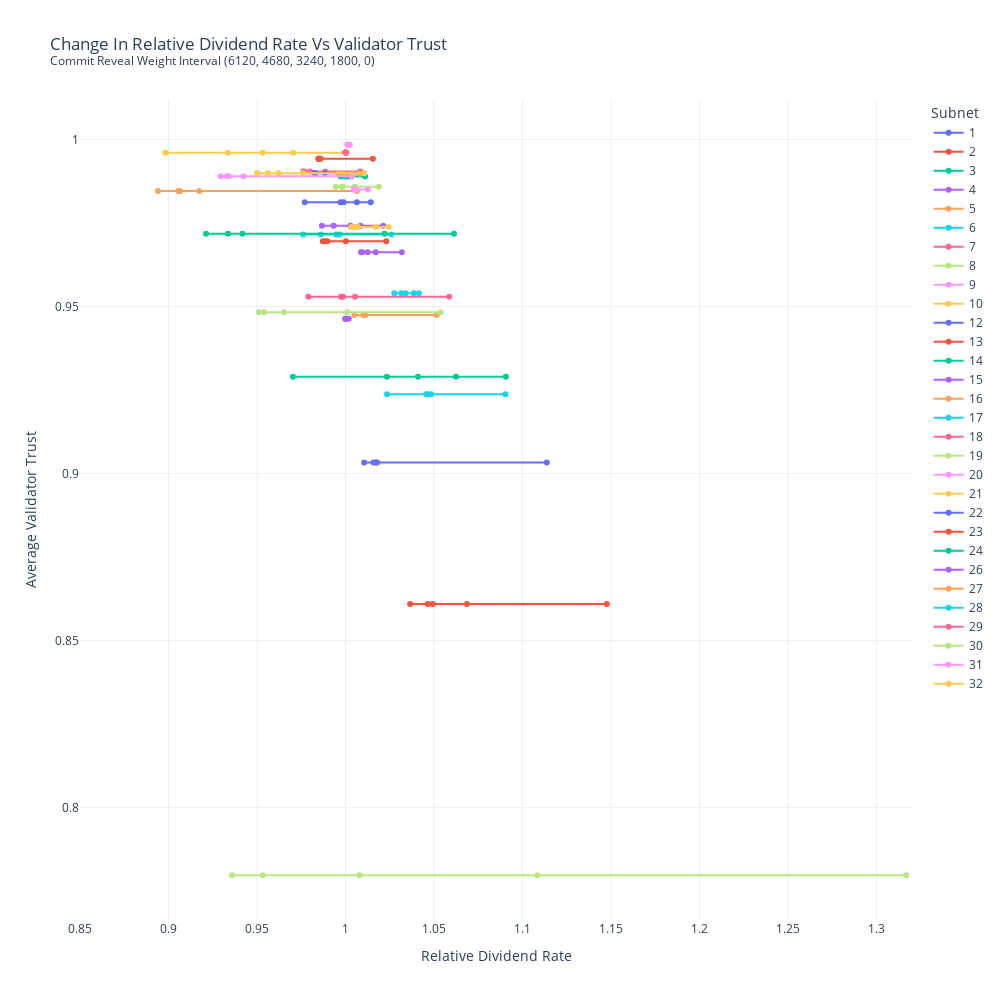

The code cell stored with this chart in its notebook:
### Code cell
df = {
    'div_lost': [],
    'validator_trust': [],
    'div_lost': [],
    'validator_trust': [],
    'netuid': [],
}
for i in setup.netuids:
    for conceal_period in [p * 360 for p in [17, 13, 9, 5, 0]]:    
        df['netuid'] += [i]
        df['div_lost'].append(div_losts[i][conceal_period])
        df['validator_trust'].append(validator_trusts[i][conceal_period])

div_lost_VS_validator_trust = pd.DataFrame(df)
div_lost_VS_validator_trust = div_lost_VS_validator_trust.join(
    div_lost_VS_validator_trust.groupby('netuid').validator_trust.mean(), 
    rsuffix = '_mean', 
    on = 'netuid'
)

fig = px.line(
    div_lost_VS_validator_trust,
    x = 'div_lost',
    y = 'validator_trust_mean',
    color = 'netuid',
    labels={
        "div_lost": "Relative dividend rate".title(),
        "validator_trust_mean": "Average Validator Trust".title(),
        "netuid": 'Subnet'
    },
    range_x = [0.85, 1.32],
    width = 1000,
    height = 1000,
    markers = True,
    title ="Change in Relative dividend rate VS validator trust<br><sup>commit reveal weight interval (6120, 4680, 3240, 1800, 0)</sup>".title(),
)
fig.update_layout(template='plotly_white')
fig.show()

### Figure 1 — Plotly figure (JSON) as saved in the notebook; plotly's stock layout.template omitted (floating-point values rounded to 4 significant figures)
{"data": [{"hovertemplate": "Subnet=1<br>Relative Dividend Rate=%{x}<br>Average Validator Trust=%{y}<extra></extra>", "legendgroup": "1", "line": {"color": "#636efa", "dash": "solid"}, "marker": {"symbol": "circle"}, "mode": "markers+lines", "name": "1", "orientation": "v", "showlegend": true, "type": "scatter", "x": [1.017, 1.018, 1.011, 1.016, 1.114], "xaxis": "x", "y": [0.9033, 0.9033, 0.9033, 0.9033, 0.9033], "yaxis": "y"}, {"hovertemplate": "Subnet=2<br>Relative Dividend Rate=%{x}<br>Average Validator Trust=%{y}<extra></extra>", "legendgroup": "2", "line": {"color": "#EF553B", "dash": "solid"}, "marker": {"symbol": "circle"}, "mode": "markers+lines", "name": "2", "orientation": "v", "showlegend": true, "type": "scatter", "x": [0.9847, 0.9848, 0.9859, 0.9852, 1.015], "xaxis": "x", "y": [0.9942, 0.9942, 0.9942, 0.9942, 0.9942], "yaxis": "y"}, {"hovertemplate": "Subnet=3<br>Relative Dividend Rate=%{x}<br>Average Validator Trust=%{y}<extra></extra>", "legendgroup": "3", "line": {"color": "#00cc96", "dash": "solid"}, "marker": {"symbol": "circle"}, "mode": "markers+lines", "name": "3", "orientation": "v", "showlegend": true, "type": "scatter", "x": [1.062, 0.9703, 1.041, 1.023, 1.091], "xaxis": "x", "y": [0.9289, 0.9289, 0.9289, 0.9289, 0.9289], "yaxis": "y"}, {"hovertemplate": "Subnet=4<br>Relative Dividend Rate=%{x}<br>Average Validator Trust=%{y}<extra></extra>", "legendgroup": "4", "line": {"color": "#ab63fa", "dash": "solid"}, "marker": {"symbol": "circle"}, "mode": "markers+lines", "name": "4", "orientation": "v", "showlegend": true, "type": "scatter", "x": [0.9999, 0.9999, 0.9999, 1.0, 1.002], "xaxis": "x", "y": [0.9463, 0.9463, 0.9463, 0.9463, 0.9463], "yaxis": "y"}, {"hovertemplate": "Subnet=5<br>Relative Dividend Rate=%{x}<br>Average Validator Trust=%{y}<extra></extra>", "legendgroup": "5", "line": {"color": "#FFA15A", "dash": "solid"}, "marker": {"symbol": "circle"}, "mode": "markers+lines", "name": "5", "orientation": "v", "showlegend": true, "type": "scatter", "x": [1.011, 1.005, 1.01, 1.011, 1.052], "xaxis": "x", "y": [0.9475, 0.9475, 0.9475, 0.9475, 0.9475], "yaxis": "y"}, {"hovertemplate": "Subnet=6<br>Relative Dividend Rate=%{x}<br>Average Validator Trust=%{y}<extra></extra>", "legendgroup": "6", "line": {"color": "#19d3f3", "dash": "solid"}, "marker": {"symbol": "circle"}, "mode": "markers+lines", "name": "6", "orientation": "v", "showlegend": true, "type": "scatter", "x": [1.023, 1.046, 1.048, 1.046, 1.09], "xaxis": "x", "y": [0.9237, 0.9237, 0.9237, 0.9237, 0.9237], "yaxis": "y"}, {"hovertemplate": "Subnet=7<br>Relative Dividend Rate=%{x}<br>Average Validator Trust=%{y}<extra></extra>", "legendgroup": "7", "line": {"color": "#FF6692", "dash": "solid"}, "marker": {"symbol": "circle"}, "mode": "markers+lines", "name": "7", "orientation": "v", "showlegend": true, "type": "scatter", "x": [0.9762, 0.9767, 0.98, 0.9886, 1.008], "xaxis": "x", "y": [0.9904, 0.9904, 0.9904, 0.9904, 0.9904], "yaxis": "y"}, {"hovertemplate": "Subnet=8<br>Relative Dividend Rate=%{x}<br>Average Validator Trust=%{y}<extra></extra>", "legendgroup": "8", "line": {"color": "#B6E880", "dash": "solid"}, "marker": {"symbol": "circle"}, "mode": "markers+lines", "name": "8", "orientation": "v", "showlegend": true, "type": "scatter", "x": [0.9652, 0.954, 0.951, 1.001, 1.054], "xaxis": "x", "y": [0.9482, 0.9482, 0.9482, 0.9482, 0.9482], "yaxis": "y"}, {"hovertemplate": "Subnet=9<br>Relative Dividend Rate=%{x}<br>Average Validator Trust=%{y}<extra></extra>", "legendgroup": "9", "line": {"color": "#FF97FF", "dash": "solid"}, "marker": {"symbol": "circle"}, "mode": "markers+lines", "name": "9", "orientation": "v", "showlegend": true, "type": "scatter", "x": [1.002, 1.001, 1.001, 1.001, 1.001], "xaxis": "x", "y": [0.9984, 0.9984, 0.9984, 0.9984, 0.9984], "yaxis": "y"}, {"hovertemplate": "Subnet=10<br>Relative Dividend Rate=%{x}<br>Average Validator Trust=%{y}<extra></extra>", "legendgroup": "10", "line": {"color": "#FECB52", "dash": "solid"}, "marker": {"symbol": "circle"}, "mode": "markers+lines", "name": "10", "orientation": "v", "showlegend": true, "type": "scatter", "x": [0.8983, 0.9704, 0.9531, 0.9335, 1.001], "xaxis": "x", "y": [0.9961, 0.9961, 0.9961, 0.9961, 0.9961], "yaxis": "y"}, {"hovertemplate": "Subnet=12<br>Relative Dividend Rate=%{x}<br>Average Validator Trust=%{y}<extra></extra>", "legendgroup": "12", "line": {"color": "#636efa", "dash": "solid"}, "marker": {"symbol": "circle"}, "mode": "markers+lines", "name": "12", "orientation": "v", "showlegend": true, "type": "scatter", "x": [0.9825, 0.9829, 0.9826, 0.9882, 1.01], "xaxis": "x", "y": [0.9899, 0.9899, 0.9899, 0.9899, 0.9899], "yaxis": "y"}, {"hovertemplate": "Subnet=13<br>Relative Dividend Rate=%{x}<br>Average Validator Trust=%{y}<extra></extra>", "legendgroup": "13", "line": {"color": "#EF553B", "dash": "solid"}, "marker": {"symbol": "circle"}, "mode": "markers+lines", "name": "13", "orientation": "v", "showlegend": true, "type": "scatter", "x": [1.037, 1.069, 1.049, 1.046, 1.148], "xaxis": "x", "y": [0.8609, 0.8609, 0.8609, 0.8609, 0.8609], "yaxis": "y"}, {"hovertemplate": "Subnet=14<br>Relative Dividend Rate=%{x}<br>Average Validator Trust=%{y}<extra></extra>", "legendgroup": "14", "line": {"color": "#00cc96", "dash": "solid"}, "marker": {"symbol": "circle"}, "mode": "markers+lines", "name": "14", "orientation": "v", "showlegend": true, "type": "scatter", "x": [0.9972, 0.9997, 1.003, 1.001, 1.011], "xaxis": "x", "y": [0.989, 0.989, 0.989, 0.989, 0.989], "yaxis": "y"}, {"hovertemplate": "Subnet=15<br>Relative Dividend Rate=%{x}<br>Average Validator Trust=%{y}<extra></extra>", "legendgroup": "15", "line": {"color": "#ab63fa", "dash": "solid"}, "marker": {"symbol": "circle"}, "mode": "markers+lines", "name": "15", "orientation": "v", "showlegend": true, "type": "scatter", "x": [0.9867, 0.9932, 1.003, 1.009, 1.021], "xaxis": "x", "y": [0.9741, 0.9741, 0.9741, 0.9741, 0.9741], "yaxis": "y"}, {"hovertemplate": "Subnet=16<br>Relative Dividend Rate=%{x}<br>Average Validator Trust=%{y}<extra></extra>", "legendgroup": "16", "line": {"color": "#FFA15A", "dash": "solid"}, "marker": {"symbol": "circle"}, "mode": "markers+lines", "name": "16", "orientation": "v", "showlegend": true, "type": "scatter", "x": [0.8941, 0.9055, 0.9066, 0.9173, 1.006], "xaxis": "x", "y": [0.9846, 0.9846, 0.9846, 0.9846, 0.9846], "yaxis": "y"}, {"hovertemplate": "Subnet=17<br>Relative Dividend Rate=%{x}<br>Average Validator Trust=%{y}<extra></extra>", "legendgroup": "17", "line": {"color": "#19d3f3", "dash": "solid"}, "marker": {"symbol": "circle"}, "mode": "markers+lines", "name": "17", "orientation": "v", "showlegend": true, "type": "scatter", "x": [0.9761, 0.986, 0.9948, 0.9968, 1.026], "xaxis": "x", "y": [0.9716, 0.9716, 0.9716, 0.9716, 0.9716], "yaxis": "y"}, {"hovertemplate": "Subnet=18<br>Relative Dividend Rate=%{x}<br>Average Validator Trust=%{y}<extra></extra>", "legendgroup": "18", "line": {"color": "#FF6692", "dash": "solid"}, "marker": {"symbol": "circle"}, "mode": "markers+lines", "name": "18", "orientation": "v", "showlegend": true, "type": "scatter", "x": [1.005, 0.9986, 0.9789, 0.9974, 1.059], "xaxis": "x", "y": [0.9529, 0.9529, 0.9529, 0.9529, 0.9529], "yaxis": "y"}, {"hovertemplate": "Subnet=19<br>Relative Dividend Rate=%{x}<br>Average Validator Trust=%{y}<extra></extra>", "legendgroup": "19", "line": {"color": "#B6E880", "dash": "solid"}, "marker": {"symbol": "circle"}, "mode": "markers+lines", "name": "19", "orientation": "v", "showlegend": true, "type": "scatter", "x": [0.9945, 0.9985, 0.9978, 1.005, 1.019], "xaxis": "x", "y": [0.9859, 0.9859, 0.9859, 0.9859, 0.9859], "yaxis": "y"}, {"hovertemplate": "Subnet=20<br>Relative Dividend Rate=%{x}<br>Average Validator Trust=%{y}<extra></extra>", "legendgroup": "20", "line": {"color": "#FF97FF", "dash": "solid"}, "marker": {"symbol": "circle"}, "mode": "markers+lines", "name": "20", "orientation": "v", "showlegend": true, "type": "scatter", "x": [1.005, 1.005, 1.005, 1.006, 1.013], "xaxis": "x", "y": [0.985, 0.985, 0.985, 0.985, 0.985], "yaxis": "y"}, {"hovertemplate": "Subnet=21<br>Relative Dividend Rate=%{x}<br>Average Validator Trust=%{y}<extra></extra>", "legendgroup": "21", "line": {"color": "#FECB52", "dash": "solid"}, "marker": {"symbol": "circle"}, "mode": "markers+lines", "name": "21", "orientation": "v", "showlegend": true, "type": "scatter", "x": [1.005, 1.003, 1.007, 1.017, 1.024], "xaxis": "x", "y": [0.9738, 0.9738, 0.9738, 0.9738, 0.9738], "yaxis": "y"}, {"hovertemplate": "Subnet=22<br>Relative Dividend Rate=%{x}<br>Average Validator Trust=%{y}<extra></extra>", "legendgroup": "22", "line": {"color": "#636efa", "dash": "solid"}, "marker": {"symbol": "circle"}, "mode": "markers+lines", "name": "22", "orientation": "v", "showlegend": true, "type": "scatter", "x": [0.9769, 0.9972, 0.9989, 1.006, 1.014], "xaxis": "x", "y": [0.9812, 0.9812, 0.9812, 0.9812, 0.9812], "yaxis": "y"}, {"hovertemplate": "Subnet=23<br>Relative Dividend Rate=%{x}<br>Average Validator Trust=%{y}<extra></extra>", "legendgroup": "23", "line": {"color": "#EF553B", "dash": "solid"}, "marker": {"symbol": "circle"}, "mode": "markers+lines", "name": "23", "orientation": "v", "showlegend": true, "type": "scatter", "x": [0.9885, 0.9872, 0.9897, 1.0, 1.023], "xaxis": "x", "y": [0.9696, 0.9696, 0.9696, 0.9696, 0.9696], "yaxis": "y"}, {"hovertemplate": "Subnet=24<br>Relative Dividend Rate=%{x}<br>Average Validator Trust=%{y}<extra></extra>", "legendgroup": "24", "line": {"color": "#00cc96", "dash": "solid"}, "marker": {"symbol": "circle"}, "mode": "markers+lines", "name": "24", "orientation": "v", "showlegend": true, "type": "scatter", "x": [0.9212, 0.9337, 0.9418, 1.061, 1.022], "xaxis": "x", "y": [0.9717, 0.9717, 0.9717, 0.9717, 0.9717], "yaxis": "y"}, {"hovertemplate": "Subnet=26<br>Relative Dividend Rate=%{x}<br>Average Validator Trust=%{y}<extra></extra>", "legendgroup": "26", "line": {"color": "#ab63fa", "dash": "solid"}, "marker": {"symbol": "circle"}, "mode": "markers+lines", "name": "26", "orientation": "v", "showlegend": true, "type": "scatter", "x": [1.009, 1.009, 1.012, 1.017, 1.032], "xaxis": "x", "y": [0.9662, 0.9662, 0.9662, 0.9662, 0.9662], "yaxis": "y"}, {"hovertemplate": "Subnet=27<br>Relative Dividend Rate=%{x}<br>Average Validator Trust=%{y}<extra></extra>", "legendgroup": "27", "line": {"color": "#FFA15A", "dash": "solid"}, "marker": {"symbol": "circle"}, "mode": "markers+lines", "name": "27", "orientation": "v", "showlegend": true, "type": "scatter", "x": [0.996, 0.9964, 0.9989, 1.004, 1.008], "xaxis": "x", "y": [0.9898, 0.9898, 0.9898, 0.9898, 0.9898], "yaxis": "y"}, {"hovertemplate": "Subnet=28<br>Relative Dividend Rate=%{x}<br>Average Validator Trust=%{y}<extra></extra>", "legendgroup": "28", "line": {"color": "#19d3f3", "dash": "solid"}, "marker": {"symbol": "circle"}, "mode": "markers+lines", "name": "28", "orientation": "v", "showlegend": true, "type": "scatter", "x": [1.028, 1.031, 1.034, 1.041, 1.039], "xaxis": "x", "y": [0.9539, 0.9539, 0.9539, 0.9539, 0.9539], "yaxis": "y"}, {"hovertemplate": "Subnet=29<br>Relative Dividend Rate=%{x}<br>Average Validator Trust=%{y}<extra></extra>", "legendgroup": "29", "line": {"color": "#FF6692", "dash": "solid"}, "marker": {"symbol": "circle"}, "mode": "markers+lines", "name": "29", "orientation": "v", "showlegend": true, "type": "scatter", "x": [1.0, 1.0, 1.0, 1.0, 1.0], "xaxis": "x", "y": [0.9961, 0.9961, 0.9961, 0.9961, 0.9961], "yaxis": "y"}, {"hovertemplate": "Subnet=30<br>Relative Dividend Rate=%{x}<br>Average Validator Trust=%{y}<extra></extra>", "legendgroup": "30", "line": {"color": "#B6E880", "dash": "solid"}, "marker": {"symbol": "circle"}, "mode": "markers+lines", "name": "30", "orientation": "v", "showlegend": true, "type": "scatter", "x": [0.9359, 0.9532, 1.008, 1.108, 1.317], "xaxis": "x", "y": [0.7797, 0.7797, 0.7797, 0.7797, 0.7797], "yaxis": "y"}, {"hovertemplate": "Subnet=31<br>Relative Dividend Rate=%{x}<br>Average Validator Trust=%{y}<extra></extra>", "legendgroup": "31", "line": {"color": "#FF97FF", "dash": "solid"}, "marker": {"symbol": "circle"}, "mode": "markers+lines", "name": "31", "orientation": "v", "showlegend": true, "type": "scatter", "x": [0.9331, 0.9342, 0.9294, 0.9422, 1.004], "xaxis": "x", "y": [0.989, 0.989, 0.989, 0.989, 0.989], "yaxis": "y"}, {"hovertemplate": "Subnet=32<br>Relative Dividend Rate=%{x}<br>Average Validator Trust=%{y}<extra></extra>", "legendgroup": "32", "line": {"color": "#FECB52", "dash": "solid"}, "marker": {"symbol": "circle"}, "mode": "markers+lines", "name": "32", "orientation": "v", "showlegend": true, "type": "scatter", "x": [0.9622, 0.9501, 0.9562, 0.9761, 1.01], "xaxis": "x", "y": [0.9899, 0.9899, 0.9899, 0.9899, 0.9899], "yaxis": "y"}], "layout": {"height": 1000, "legend": {"title": {"text": "Subnet"}, "tracegroupgap": 0}, "title": {"text": "Change In Relative Dividend Rate Vs Validator Trust<Br><Sup>Commit Reveal Weight Interval (6120, 4680, 3240, 1800, 0)</Sup>"}, "width": 1000, "xaxis": {"anchor": "y", "domain": [0, 1], "range": [0.85, 1.32], "title": {"text": "Relative Dividend Rate"}}, "yaxis": {"anchor": "x", "domain": [0, 1], "title": {"text": "Average Validator Trust"}}}}
